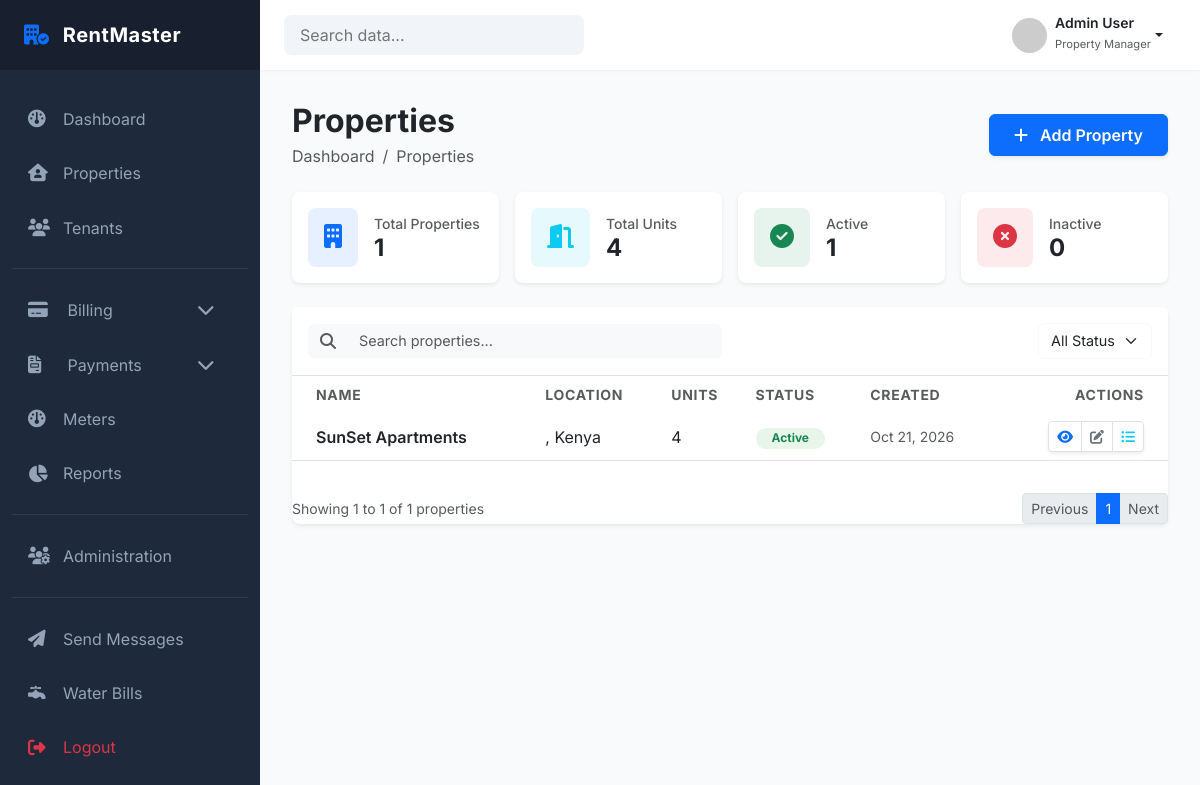
The page /properties/ (signed in) on the database as committed earlier.
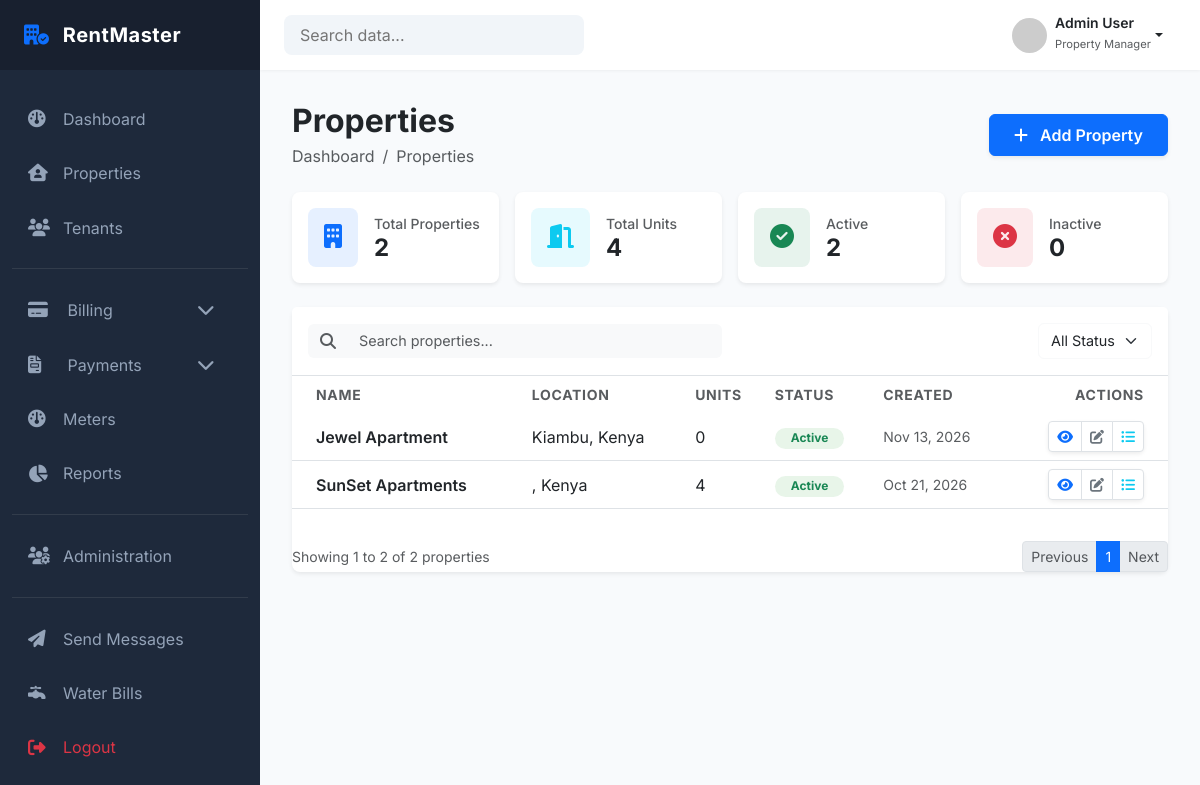
The same page on the database as committed later.
### properties/models.py (models this page shows, shortened)
class Property(models.Model):
    landlord = models.ForeignKey(
        settings.AUTH_USER_MODEL,
        on_delete=models.PROTECT,
        related_name="properties",
        limit_choices_to={"role": "LANDLORD"}
    )
    name = models.CharField(max_length=150)
    description = models.TextField(blank=True)
    address_line_1 = models.CharField(max_length=250)
    address_line_2 = models.CharField(max_length=255, blank=True)
    country = models.CharField(max_length=100)
    county = models.CharField(max_length=100, blank=True)
    postal_code = models.CharField(max_length=20, blank=True)
    is_active = models.BooleanField(default=True)
    created_at = models.DateTimeField(auto_now_add=True)
    updated_at = models.DateTimeField(auto_now=True)
    class Meta:
        constraints = [
            UniqueConstraint(
                fields=["landlord", "name"],
                name="unique_property_name_per_landlord"
            )
        ]
        ordering = ["-created_at"]

### properties/views.py (the view)
# urls.py: path('', views.property_list, name='property_list'),
@login_required
def property_list(request):
    query = request.GET.get("q")
    page_number = request.GET.get("page")
    status = request.GET.get("status")
    properties = get_properties_for_user(request.user)
    if query:
        properties = properties.filter(
            Q(name__icontains=query) |
            Q(county__icontains=query) |
            Q(country__icontains=query)
        )
    if status == "active":
        properties = properties.filter(is_active=True)
    elif status == "inactive":
        properties = properties.filter(is_active=False)
    paginator = Paginator(properties, 5) # 5 per page
    properties = paginator.get_page(page_number)
    stats = get_property_stats(request.user)
    context = {
        'properties': properties,
        'stats': stats,
    }
    if request.headers.get("HX-Request"):
        return render(
            request,
            "properties/partials/property_table_container.html",
            context
        )
    return render(request, 'properties/property_list.html', context)

### properties/services/property_service.py (called while the page is built)
def get_properties_for_user(user):
    return Property.objects.filter(landlord=user).order_by('-created_at')

def get_property_stats(user):
    properties = Property.objects.filter(landlord=user)
    total_properties = properties.count()
    active_properties = properties.filter(is_active=True).count()
    inactive_properties = properties.filter(is_active=False).count()
    total_units = sum([p.units.count() for p in properties])
    return {
        "total": total_properties,
        "active": active_properties,
        "inactive": inactive_properties,
        "units": total_units,
    }

### templates/properties/property_list.html (shortened to what the changed rows need)
{% extends 'dashboard/base_dashboard.html' %}
{% load static %}
{% block extra_css %}
<link rel="stylesheet" href="{% static 'properties/css/property_list.css' %}">
{% endblock %}
{% block content %}
<div class="container-fluid p-0">
  <div class="d-flex justify-content-between align-items-center mb-4">
    <div>
      <h2 class="fw-bold mb-1">Properties</h2>
    </div>
  </div>
  <div class="row row-cols-1 row-cols-md-2 row-cols-lg-4 g-3 mb-4">
    <div class="col">
      <div class="card border-0 shadow-sm rounded-3 h-100">
        <div class="card-body d-flex align-items-center p-3">
          <div>
            <p class="text-muted small fw-medium mb-0">Total Properties</p>
            <h4 class="fw-bold mb-0">{{ stats.total }}</h4>
          </div>
        </div>
      </div>
    </div>
    <div class="col">
      <div class="card border-0 shadow-sm rounded-3 h-100">
        <div class="card-body d-flex align-items-center p-3">
          <div>
            <p class="text-muted small fw-medium mb-0">Active</p>
            <h4 class="fw-bold mb-0">{{ stats.active }}</h4>
          </div>
        </div>
      </div>
    </div>
  </div>
  <div class="card border-0 shadow-sm rounded-3">
    <div id="property-table-container">
      <div class="table-responsive">
        {% include "properties/partials/property_table_container.html" %}
      </div>
    </div>
  </div>
</div>
{% endblock %}

### templates/properties/partials/property_table_container.html (shortened to what the changed rows need)
<table class="table table-hover align-middle mb-0">
    <thead class="bg-light">
        <tr>
            <th class="ps-4 border-0 text-muted small text-uppercase fw-bold">
            Name
            </th>
            <th class="border-0 text-muted small text-uppercase fw-bold">
            Location
            </th>
            <th class="border-0 text-muted small text-uppercase fw-bold">
            Units
            </th>
            <th class="border-0 text-muted small text-uppercase fw-bold">
            Status
            </th>
            <th class="border-0 text-muted small text-uppercase fw-bold">
            Created
            </th>
            <th
            class="pe-4 border-0 text-muted small text-uppercase fw-bold text-end"
            >
            Actions
            </th>
        </tr>
    </thead>
    <tbody class="border-top-0" id="property-table-body">
        {% for property in properties %}
        <tr>
            <td class="ps-4 fw-semibold text-dark">
                {{ property.name }}
            </td>
            <td>
                {{ property.county }}, {{ property.country }}
            </td>
            <td>
                {{ property.units.count }}
            </td>
            <td>
                {% if property.is_active %}
                <span class="badge rounded-pill bg-success-subtle text-success px-3">
                    Active
                </span>
                {% else %}
                <span class="badge rounded-pill bg-danger-subtle text-danger px-3">
                    Inactive
                </span>
                {% endif %}
            </td>
            <td class="text-muted small">
                {{ property.created_at|date:"M d, Y" }}
            </td>
            <td class="pe-4 text-end">
                <div class="btn-group shadow-sm">
                <a href="{% url 'properties:property_detail' property.id %}" class="btn btn-sm btn-white border text-primary" title="View">
                    <i class="fa-solid fa-eye"></i>
                </a>
                <a href="{% url 'properties:edit_property' property.id %}" class="btn btn-sm btn-white border text-secondary" title="Edit">
                    <i class="fa-solid fa-pen-to-square"></i>
                </a>
                <a href="{% url 'properties:property_units' property.id %}" class="btn btn-sm btn-white border text-info" title="Units">
                    <i class="fa-solid fa-list-ul"></i>
                </a>
                </div>
            </td>
            </tr>
            {% empty %}
            <tr>
            <td colspan="6" class="text-center text-muted py-4">
                No properties found.
            </td>
        </tr>
        {% endfor %}
    </tbody>
</table>
    <nav class="d-flex justify-content-between align-items-center">
        <span class="text-muted small">
            Showing {{ properties.start_index }} to {{ properties.end_index }} of {{ properties.paginator.count }} properties
        </span>
        <ul class="pagination pagination-sm mb-0">
            {% if properties.has_previous %}
            <li class="page-item">
            <a
                class="page-link"
                hx-get="?page={{ properties.previous_page_number }}&q={{ request.GET.q }}"
                hx-target="#property-table-container"
                hx-push-url="true"
            >
                Previous
            </a>
            </li>
            {% else %}
            <li class="page-item disabled">
            </li>
            {% endif %}
            {% for num in properties.paginator.page_range %}
            {% if num == properties.number %}
                <li class="page-item active">
                <span class="page-link">{{ num }}</span>
                </li>
            {% endif %}
            {% endfor %}
            {% if properties.has_next %}
            <li class="page-item">
            <a
                class="page-link"
                hx-get="?page={{ properties.next_page_number }}&q={{ request.GET.q }}"
                hx-target="#property-table-container"
                hx-push-url="true"
            >
                Next
            </a>
            </li>
            {% else %}
            <li class="page-item disabled">
            </li>
            {% endif %}
        </ul>
    </nav>
</div>

Rows that differ between the two databases and show on the page:
added Property: name "Jewel Apartment", county "Kiambu", country "Kenya", units.count "0", is_active "Active", created_at "Nov 13, 2026"
Other text that changed with them:
{{ stats.total }}: "1" → "2"
{{ stats.active }}: "1" → "2"
{{ properties.end_index }}: "1" → "2"
{{ properties.paginator.count }}: "1" → "2"
